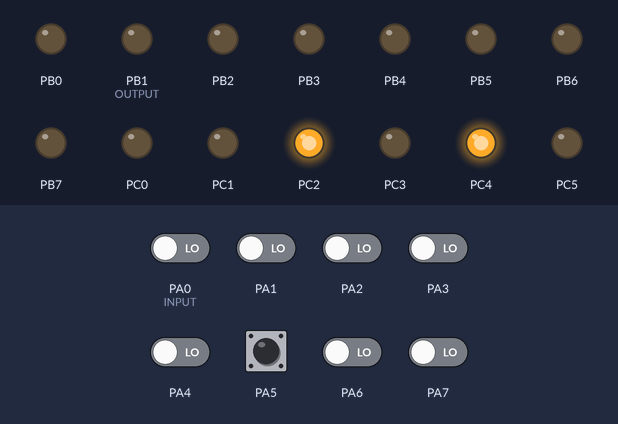
A program run on a simulated ATmega32, built with avr-gcc and emulated at 1 MHz (the files do not name the chip). Shown: output pins drawn as LEDs (lit = HIGH). The test bench sets the inputs (shaded band); at power-on: PA5 HIGH, PA0 (INPUT), PA1–4, PA6, PA7 LOW.

Above: at 1.2 s.
1.3 s: PA5 pulled LOW for 0.15 s
At 1.38 s:
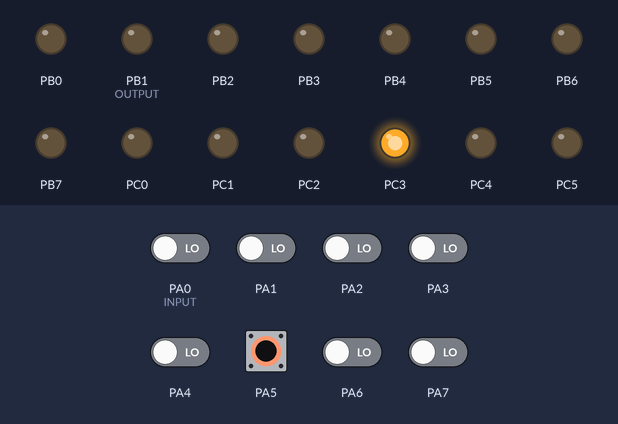
Timing chart, 0 to 4.3 s (numbered marks = the images above; inputs shaded):
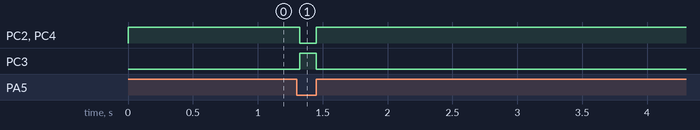

Measured:
- after the input at 1.3 s, PC2, PC4: HIGH → LOW at once, → HIGH 0.13 s later; PC3: LOW → HIGH at once, → LOW 0.13 s later

The program:

main.c
```c
/*
 * main.c
 *
 *  Created on: Oct 2, 2021
 *      Author: Abdurrahman Mohamed
 */
#include"dio_interface.h"
#include"util/delay.h"
int main()
{

	DIO_setPortDirection(PORTA ,INPUT);
	DIO_setInternalPullUp(PORTA ,5);

	DIO_setPortDirection(PORTB ,OUTPUT);
	DIO_setPortDirection(PORTC ,OUTPUT);
	DIO_setPortDirection(PORTD ,OUTPUT);

//	for(int i =0 ;i<8;i++)
//	{
//		DIO_setPinDirection(PORTC ,i,OUTPUT);
//	}


	while(1)
	{


		 DIO_setPortValue(PORTB , 0);
		 DIO_setPortValue(PORTC , 20);
		 DIO_setPortValue(PORTD , 0xF0);

		 _delay_ms(20);

		 if(!DIO_getPinValue(PORTA ,5))
		 {
			 _delay_ms(20);
			 if(!DIO_getPinValue(PORTA ,5))
			 {
				 DIO_setPortValue(PORTC,0x08);
			 }

			 while(!DIO_getPinValue(PORTA ,5));
		 }


//		 for(int i =0 ;i<8;i++)
//		 	{
//		 		DIO_setPinValue(PORTB ,i,OUTPUT);
//		 		_delay_ms(200);
//		 	}
//		 for(int i =0 ;i<8;i++)
//		 	{
//		 		DIO_setPinValue(PORTC ,i,OUTPUT);
//		 		_delay_ms(200);
//		 	}
//		 for(int i =0 ;i<8;i++)
//		 	{
//		 		DIO_setPinValue(PORTD ,i,OUTPUT);
//		 		_delay_ms(200);
//		 	}

	}

	return 0;
}
```

bit_math.h
```c
/*
 * bit_math.h
 *
 *  Created on: Oct 2, 2021
 *      Author: Abdurrahman Mohamed
 */

#ifndef BIT_MATH_H_
#define BIT_MATH_H_


#define SET_BIT(PORT,BIT_NUMBER) (PORT) |= (1<<BIT_NUMBER)

#define CLR_BIT(PORT,BIT_NUMBER) (PORT) &= ~(1<<BIT_NUMBER)

#define TOGGLE_BIT(PORT,BIT_NUMBER) (PORT) ^= (1<<BIT_NUMBER)

#define BIT_IS_SET(REG,BIT_NUMBER) ((REG) & (1<<BIT_NUMBER))

// #define BIT_IS_CLR(REG,BIT_NUMBER) !BIT_IS_SET(REG,BIT_NUMBER)
#define BIT_IS_CLR(REG,BIT_NUMBER) (!((REG) & (1<<BIT_NUMBER)))

#define SET_PORT_VALUE(PORT,VALUE) (PORT) = (VALUE)

#define CLR_PORT(PORT) (PORT) = (0x00)


#endif /* BIT_MATH_H_ */
```

dio_interface.h
```c
/*
 * dio_interface.h
 *
 *  Created on: Oct 2, 2021
 *      Author: Abdurrahman Mohamed
 */

#ifndef DIO_INTERFACE_H_
#define DIO_INTERFACE_H_

#include"bit_math.h"
#include"dio_registers.h"
#include "std_types.h"


/*******************************************************************************
 *                      Preprocessor Macros                                    *
 *******************************************************************************/

#define PORTA 0
#define PORTB 1
#define PORTC 2
#define PORTD 3

#define OUTPUT 1
#define INPUT 0

#define HIGH 1
#define LOW 0

#define TRUE 1
#define FALSE 0

/*******************************************************************************
 *                      Functions Prototypes                                   *
 *******************************************************************************/

void DIO_setPinDirection(u8 portNumber , u8 pinNumber , u8 pinDirection);

void DIO_setPinDirection(u8 portNumber , u8 pinNumber , u8 pinDirection);

void DIO_setInternalPullUp(u8 portNumber , u8 pinNumber);

void DIO_setPortDirection(u8 portNumber , u8 portDirection);

void DIO_setPortValue(u8 portNumber , u8 portValue);

u8 DIO_getPinValue(u8 portNumber , u8 pinNumber );

#endif /* DIO_INTERFACE_H_ */
```

dio_program.c
```c
/*
 * dio_program.c
 *
 *  Created on: Oct 2, 2021
 *      Author: Abdurrahman Mohamed
 */
#include"dio_interface.h"


void DIO_setPinDirection(u8 portNumber , u8 pinNumber, u8 pinDirection)
{
	switch(portNumber)
	{
	case PORTA:
		if(pinDirection == OUTPUT)
			SET_BIT(DDRA_REG,pinNumber);
		else if(pinDirection == INPUT)
			CLR_BIT(DDRA_REG,pinNumber);
		break;
	case PORTB:
		if(pinDirection == OUTPUT)
			SET_BIT(DDRB_REG,pinNumber);
		else if(pinDirection == INPUT)
			CLR_BIT(DDRB_REG,pinNumber);
		break;
	case PORTC:
		if(pinDirection == OUTPUT)
			SET_BIT(DDRC_REG,pinNumber);
		else if(pinDirection == INPUT)
			CLR_BIT(DDRC_REG,pinNumber);
		break;
	case PORTD:
		if(pinDirection == OUTPUT)
			SET_BIT(DDRD_REG,pinNumber);
		else if(pinDirection == INPUT)
			CLR_BIT(DDRD_REG,pinNumber);
		break;
	}
}


void DIO_setPinValue(u8 portNumber , u8 pinNumber , u8 pinValue)
{
	switch(portNumber)
	{
	case PORTA:
		if(pinValue == HIGH)
			SET_BIT(PORTA_REG,pinNumber);
		else if(pinValue == LOW)
			CLR_BIT(PORTA_REG,pinNumber);
		break;
	case PORTB:
		if(pinValue == HIGH)
			SET_BIT(PORTB_REG,pinNumber);
		else if(pinValue == LOW)
			CLR_BIT(PORTB_REG,pinNumber);
		break;
	case PORTC:
		if(pinValue == HIGH)
			SET_BIT(PORTC_REG,pinNumber);
		else if(pinValue == LOW)
			CLR_BIT(PORTC_REG,pinNumber);
		break;
	case PORTD:
		if(pinValue == HIGH)
			SET_BIT(PORTD_REG,pinNumber);
		else if(pinValue == LOW)
			CLR_BIT(PORTD_REG,pinNumber);
		break;
	}

}


void DIO_setInternalPullUp(u8 portNumber , u8 pinNumber)
{
	switch(portNumber)
	{
	case PORTA:
			SET_BIT(PORTA_REG,pinNumber);
		break;
	case PORTB:
			SET_BIT(PORTB_REG,pinNumber);
		break;
	case PORTC:
			SET_BIT(PORTC_REG,pinNumber);
		break;
	case PORTD:
			SET_BIT(PORTD_REG,pinNumber);
		break;
	}

}


void DIO_setPortDirection(u8 portNumber , u8 portDirection)
{
	switch(portNumber)
	{
	case PORTA:
		if(portDirection == OUTPUT)
			SET_PORT_VALUE(DDRA_REG,0xFF);
		else if(portDirection == INPUT)
			CLR_PORT(DDRA_REG);
		break;
	case PORTB:
		if(portDirection == OUTPUT)
			SET_PORT_VALUE(DDRB_REG,0xFF);
		else if(portDirection == INPUT)
			CLR_PORT(DDRB_REG);
		break;
	case PORTC:
		if(portDirection == OUTPUT)
			SET_PORT_VALUE(DDRC_REG,0xFF);
		else if(portDirection == INPUT)
			CLR_PORT(DDRC_REG);
		break;
	case PORTD:
		if(portDirection == OUTPUT)
			SET_PORT_VALUE(DDRD_REG,0xFF);
		else if(portDirection == INPUT)
			CLR_PORT(DDRD_REG);
		break;
	}
}


void DIO_setPortValue(u8 portNumber , u8 portValue)
{
	switch(portNumber)
	{
	case PORTA:
		if(portValue)
			SET_PORT_VALUE(PORTA_REG,portValue);
		else if(portValue == LOW)
			CLR_PORT(PORTA_REG);
		break;
	case PORTB:
		if(portValue)
			SET_PORT_VALUE(PORTB_REG,portValue);
		else if(portValue == LOW)
			CLR_PORT(PORTB_REG);
		break;
	case PORTC:
		if(portValue)
			SET_PORT_VALUE(PORTC_REG,portValue);
		else if(portValue == LOW)
			CLR_PORT(PORTC_REG);
		break;
	case PORTD:
		if(portValue)
			SET_PORT_VALUE(PORTD_REG,portValue);
		else if(portValue == LOW)
			CLR_PORT(PORTD_REG);
		break;
	}
}


u8 DIO_getPinValue(u8 portNumber , u8 pinNumber )
{
	switch(portNumber)
		{
		case PORTA:
			return BIT_IS_SET(PINA_REG,pinNumber);
		case PORTB:
			return BIT_IS_SET(PINB_REG,pinNumber);
		case PORTC:
			return BIT_IS_SET(PINC_REG,pinNumber);
		case PORTD:
			return BIT_IS_SET(PIND_REG,pinNumber);
		}
return 0 ;
}
```

dio_registers.h
```c
/*
 * dio_registers.h
 *
 *  Created on: Oct 2, 2021
 *      Author: Abdurrahman Mohamed
 */

#ifndef DIO_REGISTERS_H_
#define DIO_REGISTERS_H_

/*******************************************************************************
 *                      Preprocessor Macros                                    *
 *******************************************************************************/

/*GPIO registers adresses*/

#define PORTA_REG *((volatile char*)0x3B)
#define DDRA_REG  *((volatile char*)0x3A)
#define PINA_REG  *((volatile char*)0x39)

#define PORTB_REG *((volatile char*)0x38)
#define DDRB_REG  *((volatile char*)0x37)
#define PINB_REG  *((volatile char*)0x36)

#define PORTC_REG *((volatile char*)0x35)
#define DDRC_REG  *((volatile char*)0x34)
#define PINC_REG  *((volatile char*)0x33)

#define PORTD_REG *((volatile char*)0x32)
#define DDRD_REG  *((volatile char*)0x31)
#define PIND_REG  *((volatile char*)0x30)


#endif /* DIO_REGISTERS_H_ */
```

std_types.h
```c
/*
 * std_types.h
 *
 *  Created on: Oct 2, 2021
 *      Author: Abdurrahman Mohamed
 */

#ifndef STD_TYPES_H_
#define STD_TYPES_H_

typedef char* pu8;
typedef unsigned char u8;
typedef signed char s8;
typedef unsigned short int u16;
typedef signed short int s16;
typedef unsigned int u32;
typedef signed int s32;
typedef unsigned long long u64;

#endif /* STD_TYPES_H_ */
```
